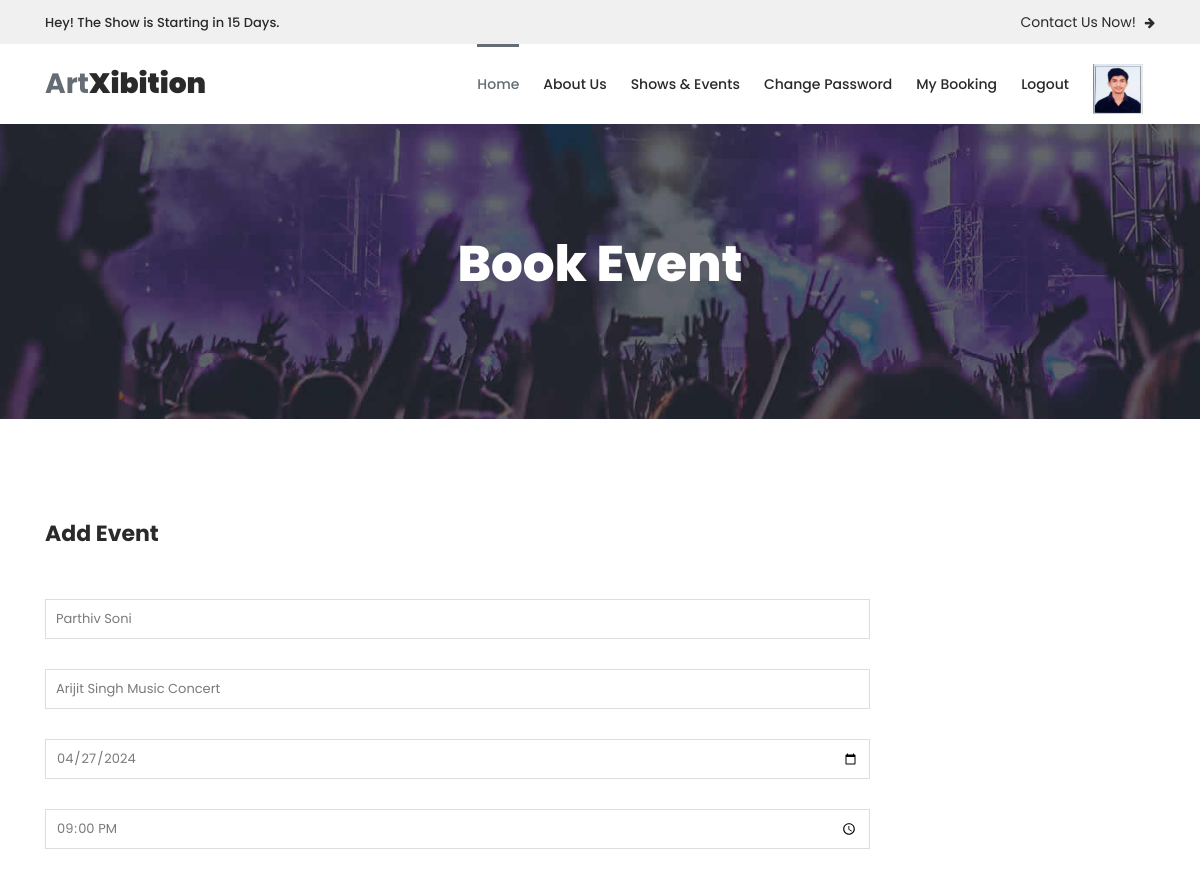
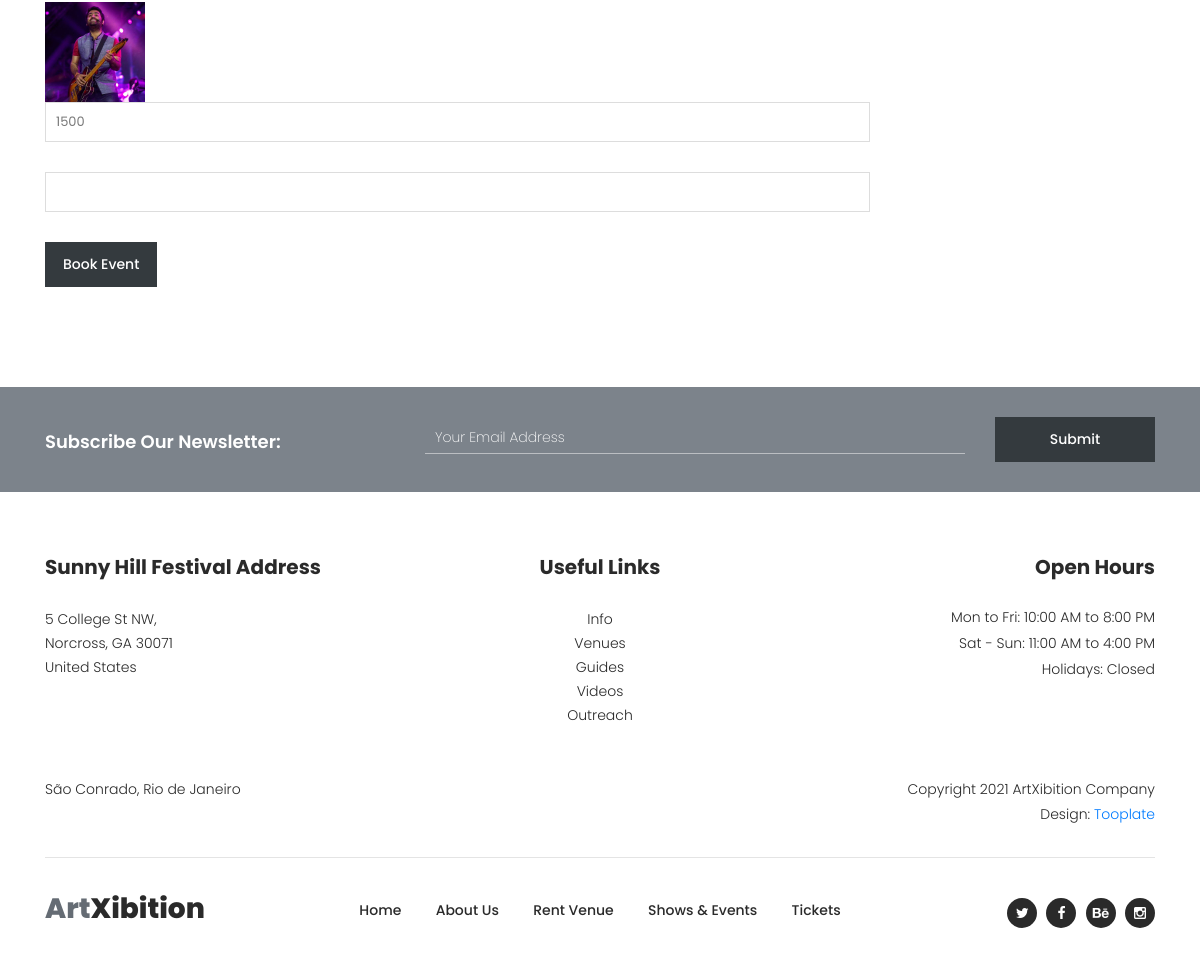
Page /book-event/2/ (signed in) on the committed database (2 pictures, top to bottom).
### myapp/models.py (models this page shows, shortened)
class User(models.Model):
	fname=models.CharField(max_length=100)
	lname=models.CharField(max_length=100)
	email=models.EmailField()
	mobile=models.PositiveIntegerField()
	address=models.TextField()
	password=models.CharField(max_length=100)
	profile_picture=models.ImageField(upload_to="profile_picture/",default="")
	usertype=models.CharField(max_length=100,default="user")

class Event(models.Model):
	manager=models.ForeignKey(User,on_delete=models.CASCADE)
	event_name=models.CharField(max_length=100)
	event_date=models.CharField(max_length=100)
	event_time=models.CharField(max_length=100)
	event_venue=models.TextField()
	event_picture=models.ImageField(upload_to="event_picture/")
	event_price=models.PositiveIntegerField()

### myapp/views.py (the view)
# urls.py: path('book-event/<int:pk>/',views.book_event,name='book-event'),
def book_event(request,pk):
	event=Event.objects.get(pk=pk)
	user=User.objects.get(email=request.session['email'])
	if request.method=="POST":
		BookEvent.objects.create(
				user=user,
				event=event,
				event_price=event.event_price,
				ticket_qty=int(request.POST['ticket_qty']),
				total_price=event.event_price*int(request.POST['ticket_qty']),
			)
		msg="Event Booked Successfully"
		events=BookEvent.objects.filter(user=user)
		return render(request,'myevents.html',{'events':events,'msg':msg})
	else:
		return render(request,'book-event.html',{'event':event,'user':user})

### myapp/templates/book-event.html (shortened to what this page needs)
{% extends 'header.html' %}
{% load static %}
{% block content %}
<!DOCTYPE html>
<html lang="en">
  <head>
    </head>
    <body>
    <div class="page-heading-rent-venue">
        <div class="container">
            <div class="row">
                <div class="col-lg-12">
                    <h2>Book Event</h2>
                </div>
            </div>
        </div>
    </div>
    <div class="rent-venue-application">
        <div class="container">
            <div class="row">
                <div class="col-lg-9">
                    <div class="heading-text">
                        <h4>Add Event</h4>
                    </div>
                    <div class="contact-form">
                        <form id="contact" action="{% url 'book-event' pk=event.pk %}" method="post" enctype="multipart/form-data">
                          <div class="row">
                            <div class="col-lg-12">
                              <fieldset>
                                <input name="name" type="text" id="name" value="{{user.fname}} {{user.lname}}">
                              </fieldset>
                            </div>
                            <div class="col-lg-12">
                              <fieldset>
                                <input name="event_name" type="text" id="name" value="{{event.event_name}}">
                              </fieldset>
                            </div>
                            <div class="col-lg-12">
                              <fieldset>
                                <input name="event_date" type="date" id="name" value="{{event.event_date}}">
                              </fieldset>
                            </div>
                            <div class="col-lg-12">
                              <fieldset>
                                <input name="event_time" type="time" id="email" value="{{event.event_time}}">
                              </fieldset>
                            </div>
                            <div class="col-md-6 col-sm-12">
                              <fieldset>
                                <img src="{{event.event_picture.url}}" style="width:100px;height:100px;">
                              </fieldset>
                            </div>
                            <div class="col-lg-12">
                              <fieldset>
                                <input name="event_price" type="text" id="email" value="{{event.event_price}}">
                              </fieldset>
                            </div>
                            <div class="col-lg-12">
                              <fieldset>
                                <input name="ticket_qty" type="number" id="email" min="1" max="10">
                              </fieldset>
                            </div>
                            <div class="col-lg-12">
                              <fieldset>
                                <button type="submit" id="form-submit" class="main-dark-button">Book Event</button>
                              </fieldset>
                            </div>
                          </div>
                        </form>
                    </div>
                </div>
            </div>
        </div>
    </div>
    <div class="subscribe">
        <div class="container">
            <div class="row">
                <div class="col-lg-4">
                    <h4>Subscribe Our Newsletter:</h4>
                </div>
                <div class="col-lg-8">
                    <form id="subscribe" action="" method="get">
                        <div class="row">
                          <div class="col-lg-9">
                            <fieldset>
                              <input name="email" type="text" id="email" pattern="[^ @]*@[^ @]*" placeholder="Your Email Address" required="">
                            </fieldset>
                          </div>
                          <div class="col-lg-3">
                            <fieldset>
                              <button type="submit" id="form-submit" class="main-dark-button">Submit</button>
                            </fieldset>
                          </div>
                        </div>
                    </form>
                </div>
            </div>
        </div>
    </div>
  </body>
</html>
{% endblock %}

### myapp/static/assets/css/tooplate-artxibition.css (style rules this page uses)
html, body, div, span, applet, object, iframe, h1, h2, h3, h4, h5, h6, p, blockquote, div pre, a, abbr, acronym, address, big, cite, code, del, dfn, em, font, img, ins, kbd, q, s, samp, small, strike, strong, sub, sup, tt, var, b, u, i, center, dl, dt, dd, ol, ul, li, figure, header, nav, section, article, aside, footer, figcaption { margin: 0; padding: 0; border: 0; outline: 0; }
* { box-sizing: border-box; }
html, body { font-family: 'Poppins', sans-serif; font-weight: 400; background-color: #fff; font-size: 16px; -ms-text-size-adjust: 100%; -webkit-font-smoothing: antialiased; -moz-osx-font-smoothing: grayscale; }
h1, h2, h3, h4, h5, h6 { margin-top: 0px; margin-bottom: 0px; }
h4 { line-height: 30px; }
html, body { background: #fff; font-family: 'Poppins', sans-serif; }
.subscribe { background-color: #7c838b; padding: 30px 0px; }
.subscribe h4 { font-size: 18px; color: #fff; font-weight: 600; margin-top: 10px; }
.subscribe form input { padding: 5px 10px; width: 100%; background-color: transparent; border-top: none; border-left: none; border-right: none; border-bottom: 1px solid rgba(250,250,250,0.5); outline: none; font-size: 14px; color: #fff; font-weight: 200; margin-top: 5px; }
.subscribe form .main-dark-button { display: inline-block; font-size: 14px; padding: 12px 18px; background-color: #343a3e; color: #fff; text-align: center; font-weight: 500; text-transform: capitalize; transition: all .3s; border: none; outline: none; width: 100%; }
.page-heading-rent-venue { background-image: url(../images/rent_venue_bg.jpg); background-size: cover; background-repeat: no-repeat; padding: 110px 0px; text-align: center; }
.page-heading-rent-venue h2 { font-size: 50px; color: #fff; font-weight: 800; margin-bottom: 15px; }
.rent-venue-application { margin: 100px 0px; }
.rent-venue-application .heading-text h4 { font-size: 22px; font-weight: 700; color: #2a2a2a; margin-bottom: 50px; }
.rent-venue-application .contact-form input, .rent-venue-application .contact-form textarea,select { color: #7a7a7a; font-size: 13px; border: 1px solid #ddd; background-color: #fff; width: 100%; height: 40px; outline: none; line-height: 40px; padding: 0px 10px; -webkit-appearance: none; -moz-appearance: none; appearance: none; margin-bottom: 30px; }
.rent-venue-application .contact-form ::placeholder { color: #7a7a7a; }
.rent-venue-application form .main-dark-button { display: inline-block; font-size: 14px; padding: 12px 18px; background-color: #343a3e; color: #fff; text-align: center; font-weight: 500; text-transform: capitalize; transition: all .3s; border: none; outline: none; }

### rows in the picture
User: name "Parthiv Soni"
Event: event_name "Arijit Singh Music Concert", event_date "04/27/2024", event_time "21:00", event_picture (picture), event_price "1500"
